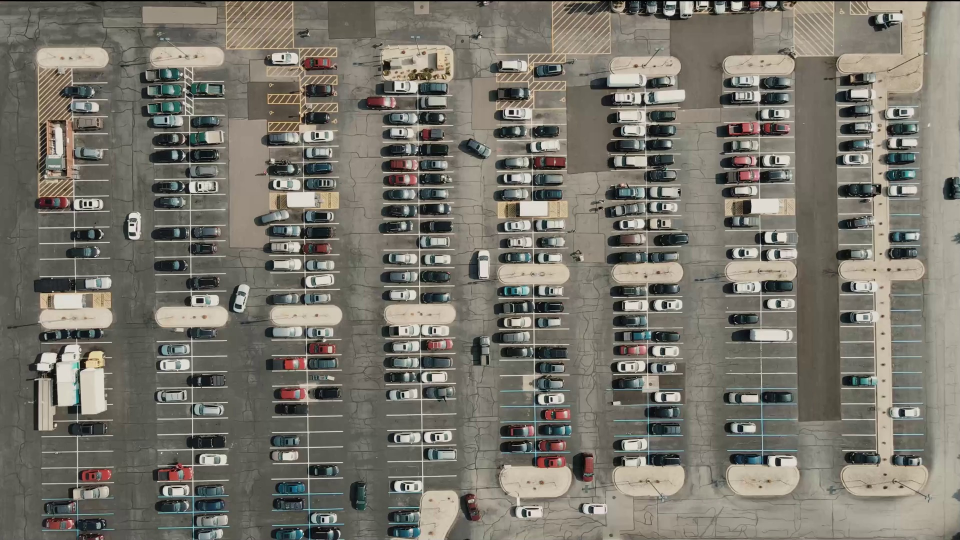
#> input picture Data/baseParkingImgFull.jpg, 1920 x 1080 px (shown at 1/2 size)
$ python ParkingLotConfigure2.py
#> lines starting #> are read from the running program, lines starting #| are printed output that depends on the picture; after the words box and inside, x2 and y2 are one past the last pixel; in counts of white or black regions, pixels touching at a corner belong together
import cv2
import pickle

window_name = 'Parking Lot'

delta_x = 69
delta_y = 30

d_delta_x = 64
d_delta_y = 35

rectangles = [(151,152)]
d_rectangles = []

def mouse_callback(event, x, y, flags, param):
    if event == cv2.EVENT_LBUTTONDOWN:
        rectangles.append((x,y))

    if event == cv2.EVENT_RBUTTONDOWN:
        for i, val in enumerate(rectangles):
            if val[0] <= x <= val[0] + delta_x and val[1] <= y <= val[1] + delta_y:
                rectangles.pop(i)

        for i, val in enumerate(d_rectangles):
            if val[0] <= x <= val[0] + d_delta_x and val[1] <= y <= val[1] + d_delta_y:
                d_rectangles.pop(i)

    if event == cv2.EVENT_MBUTTONDOWN:
        d_rectangles.append((x,y))

try:
    with open('./Bounding Boxes/rectangles2.pkl', 'rb') as file:
#> (reads Bounding Boxes/rectangles2.pkl from the repository)
        rectangles = pickle.load(file)
        d_rectangles = pickle.load(file)
except:
    print(f'rectangles2.pkl does not exist')

while True:
    lot_img = cv2.imread('./Data/baseParkingImgFull.jpg')
#> lot_img is the input picture: shape (1080, 1920, 3); mean B, G, R 107.4, 116.9, 120.1

    for r in rectangles:
        cv2.rectangle(lot_img, (r[0], r[1]), (r[0] + delta_x, r[1] + delta_y), (0, 0, 255), 1)
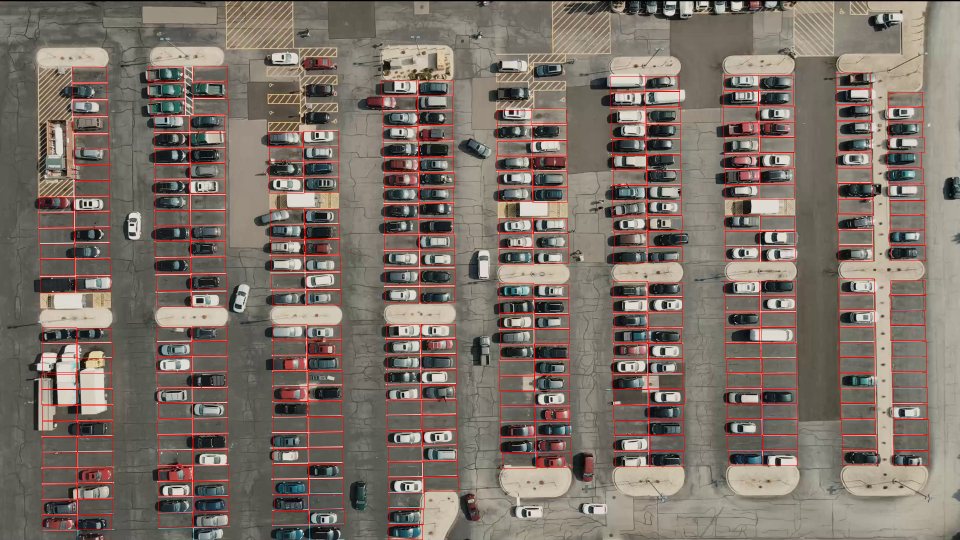
#> lot_img: shape (1080, 1920, 3) (shown at 1/2 size); 3.34% of pixels changed, all inside (x1, y1, x2, y2) = (78, 133, 1858, 1080)

    for r in d_rectangles:
        cv2.rectangle(lot_img, (r[0], r[1]), (r[0] + d_delta_x, r[1] + d_delta_y), (255, 0, 0), 1)
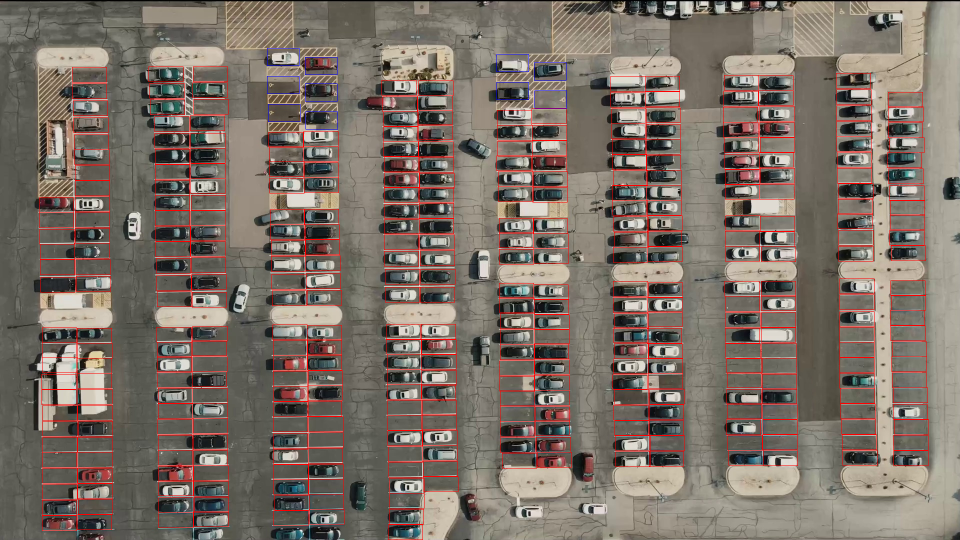
#> lot_img: shape (1080, 1920, 3) (shown at 1/2 size); 0.1% of pixels changed, all inside (x1, y1, x2, y2) = (534, 96, 1134, 259)

    cv2.namedWindow(window_name, cv2.WINDOW_NORMAL)
    cv2.resizeWindow(window_name, 2016, 1020)
    cv2.imshow(window_name, lot_img)
    cv2.setMouseCallback(window_name, mouse_callback)

    if cv2.waitKey(25) & 0xFF == ord('q'):
#> (key q is pressed here)
        with open('./Bounding Boxes/rectangles2.pkl', 'wb') as file:
            pickle.dump(rectangles, file)
            pickle.dump(d_rectangles, file)
        break
